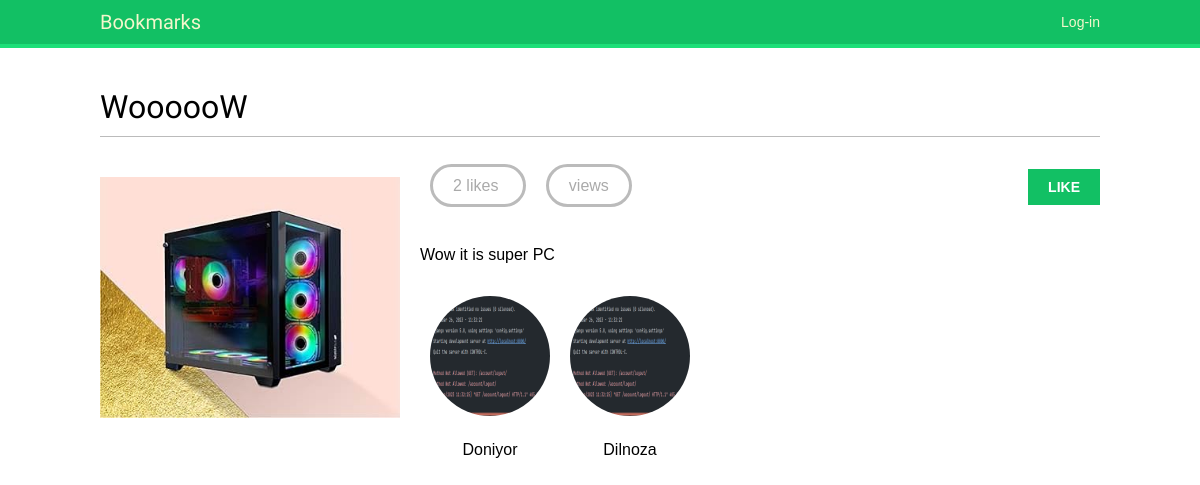
The app's page /images/detail/8/wooooow/ with its own data.
### images/models.py (models this page shows, shortened)
class Image(models.Model):
    user = models.ForeignKey(settings.AUTH_USER_MODEL,
                             related_name='images_created',
                             on_delete=models.CASCADE)
    title = models.CharField(max_length=200)
    slug = models.SlugField(max_length=200,
                            blank=True)
    url = models.URLField(max_length=2000)
    image = models.ImageField(upload_to='images/%Y/%m/%d/')
    description = models.TextField(blank=True)
    created = models.DateTimeField(auto_now_add=True,
                                   db_index=True)
    users_like = models.ManyToManyField(settings.AUTH_USER_MODEL,
                                        related_name='images_liked',
                                        blank=True)
    total_likes = models.PositiveIntegerField(default=0)
    class Meta:
        indexes = [
            models.Index(fields=['-created']),
            models.Index(fields=['-total_likes'])
        ]
        ordering = ['-created']

### account/models.py (models this page shows, shortened)
class Profile(models.Model):
    user = models.OneToOneField(settings.AUTH_USER_MODEL,
                                on_delete=models.CASCADE)
    date_of_birth = models.DateField(blank=True, null=True)
    photo = models.ImageField(upload_to='users/%Y/%m/%d/',
                              blank=True)

### images/views.py (the view)
# urls.py: path('detail/<int:id>/<slug:slug>/', views.image_detail, name='detail'),
def image_detail(request, id, slug):
    image = get_object_or_404(Image, id=id, slug=slug)
    total_views = r.incr(f"image:{image.id}:views")
    r.zincrby('image_ranking', 1, image.id)
    return render(request,
                  'images/image/detail.html',
                  {'section': 'images',
                   'image': image,
                   'total_views': total_views})

### images/templates/images/image/detail.html (shortened to what this page needs)
{% extends "base.html" %}
{% block content %}
    <h1>{{ image.title }}</h1>
    {% load thumbnail %}
        <a href="{{ image.image.url }}">
            <img src="{% thumbnail image.image 300x0 %}" class="image-detail">
        </a>
    {% with total_likes=image.users_like.count users_like=image.users_like.all %}
        <div class="image-info">
            <div>
                <span class="count">
                    <span class="total">{{ total_likes }}</span>
                    like{{ total_likes|pluralize }}
                </span>
                <span class="count">
                    {{ total_views }} view{{ total_views|pluralize }}
                </span>
                <a href="#" data-id="{{ image.id }}" data-action="{% if request.user in users_like %}un{% endif %}like"
                class="like button">
                    {% if request.user not in users_like %}
                        Like
                    {% else %}
                        Unlike
                    {% endif %}
                </a>
            </div>
            {{ image.description|linebreaks }}
        </div>
        <div class="image-likes">
            {% for user in users_like %}
                <div>
                    {% if user.profile.photo %}
                        <img src="{{ user.profile.photo.url }}">
                    {% endif %}
                    <p>{{ user.first_name }}</p>
                </div>
                {% empty %}
                    Nobody likes this image yet.
            {% endfor %}
        </div>
    {% endwith %}
{% endblock %}

### templates/static/css/base.css (style rules this page uses)
body { margin:0; padding:0; font-family:helvetica, sans-serif; }
p { line-height: 1.8; }
a { color:#12c064; text-decoration:none; }
h1, h2, h3, h4, h5 , h6 { font-family: 'Muli', sans-serif; font-weight:normal; }
h1 { border-bottom:1px solid #bbb; padding:0 0 10px 0; margin:10px 0 20px 0; }
input[type=submit], a.button { font-weight:bold; background:#12c064; color:#fff; padding:10px 20px; font-size:14px; text-transform:uppercase; }
.image-preview, .image-detail { max-width:300px; float:left; margin:0 20px 20px 0; }
.image-detail { margin-top:20px; }
.image-info div { padding:20px 0; overflow:auto; }
.count { color:#aaa; border:3px solid #bbb; border-radius:26px; padding:10px 20px; margin:20px 10px 0; }
a.like, a.follow { float:right; margin-top:-8px; }
.image-likes div { float:left; width:auto; padding:10px; text-align:center; }
.image-likes img { width:120px; height:120px; border-radius:50%; }

### records on screen
Image: title "WoooooW", image (picture), description "Wow it is super PC"

### other values on screen
{{ total_likes }} "2"
{{ user.first_name }} "Doniyor"
{{ user.first_name }} "Dilnoza"
